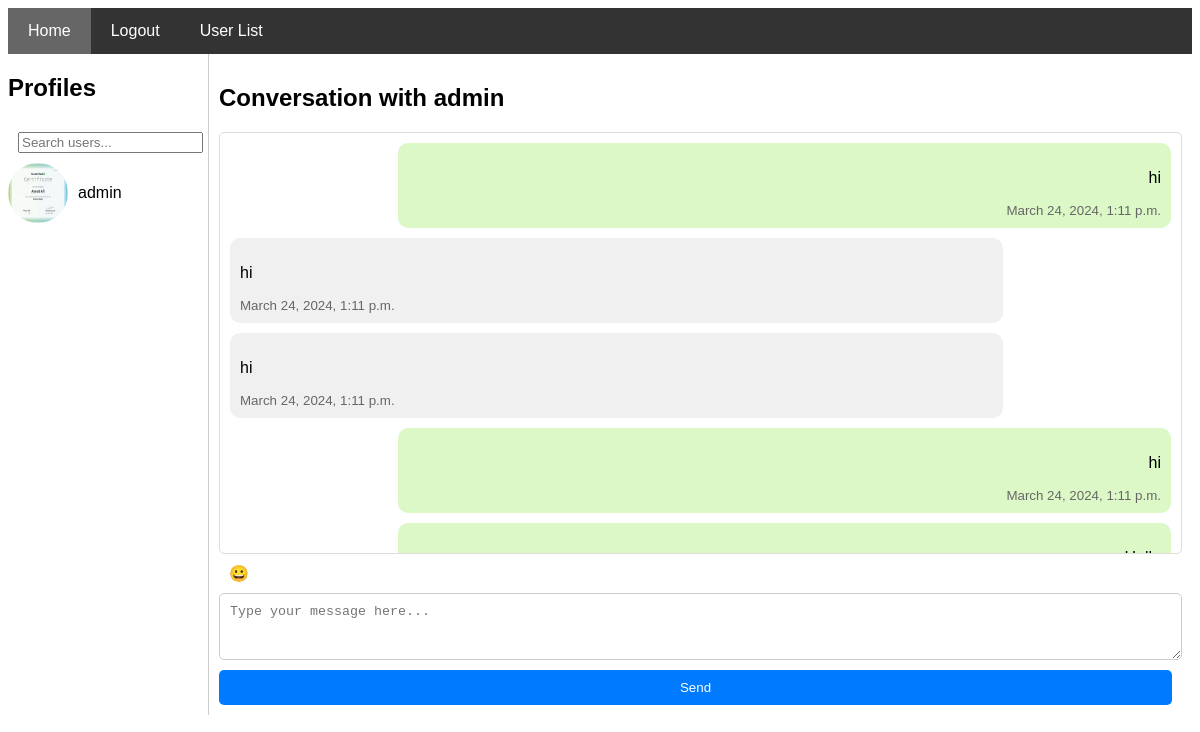
Page /chat/send-message/1/ (signed in) on the committed database.
### profiles/models.py (models this page shows, shortened)
class Profile(models.Model):
    user = models.OneToOneField(User, on_delete=models.CASCADE)
    bio = models.TextField(blank=True, null=True)
    picture = models.ImageField(
        upload_to='profile_pictures/', blank=True, null=True)  # Add this line

### chat/models.py (models this page shows)
class Message(models.Model):
    sender = models.ForeignKey(
        User, related_name='sent_messages', on_delete=models.CASCADE)
    recipient = models.ForeignKey(
        User, related_name='received_messages', on_delete=models.CASCADE)
    message = models.TextField()
    timestamp = models.DateTimeField(auto_now_add=True)

### chat/views.py (the view)
# urls.py: path('send-message/<int:user_id>/', send_message, name='send_message'),
def send_message(request, user_id):
    recipient = get_object_or_404(User, id=user_id)
    if request.method == "POST":
        message_content = request.POST.get("message")
        Message.objects.create(sender=request.user,
                               recipient=recipient, message=message_content)
        return redirect('send_message', user_id=user_id)
    messages = Message.objects.filter(sender=request.user, recipient=recipient) | \
        Message.objects.filter(sender=recipient, recipient=request.user)
    messages = messages.order_by('timestamp')
    profiles = Profile.objects.exclude(user=request.user)
    search_query = request.GET.get("search", "")
    if search_query:
        profiles = profiles.filter(user__username__icontains=search_query)
    return render(request, 'chat/send_message.html', {
        'messages': messages,
        'recipient': recipient,
        'profiles': profiles,
        'search_query': search_query  # Include the search query in the context
    })

### chat/templates/chat/send_message.html (shortened to what this page needs)
{% extends "base.html" %}
{% block content %}
{% load static %}
<div style="display: flex;">
    <div style="flex: 1; border-right: 1px solid #ccc; max-width: 200px; overflow-y: auto;">
        <h2>Profiles</h2>
        <div style="padding: 10px;">
            <form method="get" action="">
                <input type="text" name="search" placeholder="Search users..." value="{{ search_query }}">
            </form>
        </div>
        {% for profile in profiles %}
            <div style="margin-bottom: 10px;">
                <a href="{% url 'send_message' profile.user.id %}" style="text-decoration: none; color: black; display: flex; align-items: center;">
                    <img src="{% if profile.picture %}{{ profile.picture.url }}{% else %}{% static 'path/to/default/profile/picture.jpg' %}{% endif %}" alt="{{ profile.user.username }}" style="width: 60px; height: 60px; border-radius: 50%; margin-right: 10px;">
                    <span>{{ profile.user.username }}</span>
                </a>
            </div>
        {% endfor %}
    </div>
    <div style="flex: 3; padding: 10px;">
        <h2>Conversation with {{ recipient.username }}</h2>
        <div class="messages" id="chat-log" style="max-height: 400px; overflow-y: auto; margin-bottom: 10px;">
            {% for message in messages %}
                <div class="{% if message.sender == request.user %}sent{% else %}received{% endif %}" style="margin-bottom: 10px;">
                    <p>{{ message.message }}</p>
                    <small>{{ message.timestamp }}</small>
                </div>
            {% endfor %}
        </div>
        <div style="text-align: left; padding-left: 10px; padding-bottom: 10px;">
            <span id="emoji-button" style="cursor: pointer;">😀</span>
        </div>
        <form id="message-form" method="post">
            <textarea id="message" name="message" rows="3" placeholder="Type your message here..." required></textarea>
            <input type="submit" value="Send">
        </form>
    </div>
</div>
{% endblock %}

### templates/base.html (shortened to what this page needs)
<!DOCTYPE html>
<html>
<head>
</head>
<body>
<div class="navbar">
    <a href="{% url 'chat-page' %}" class="{% if 'chat' in request.path %}active{% endif %}">Home</a>
    {% if not user.is_authenticated %}
        <a href="{% url 'login-user' %}" class="{% if 'login' in request.path %}active{% endif %}">Login</a>
    {% else %}
        <form method="post" action="{% url 'logout-user' %}" style="float: left;">
            <input type="submit" value="Logout" style="background: none; border: none; color: white; padding: 14px 20px; cursor: pointer; display: inline;">
        </form>
        <a href="{% url 'user_list' %}" class="{% if 'user_list' in request.path %}active{% endif %}">User List</a>
    {% endif %}
</div>
    {% block content %}{% endblock %}
</body>
</html>

### templates/base.html (style rules this page uses)
.navbar form { display: inline; }
.navbar input[type="submit"] { background: none; color: inherit; padding: 14px 20px; margin: 0; border: none; font: inherit; cursor: pointer; float: left; display: block; }
.sent { text-align: right; background-color: #f1f0f0; }
.received { text-align: left; background-color: #d1f0d1; }
.navbar { overflow: hidden; background-color: #333; }
.navbar a { float: left; display: block; color: white; text-align: center; padding: 14px 20px; text-decoration: none; }
.navbar a.active { background-color: #666; color: white; }

### chat/templates/chat/send_message.html (style rules this page uses)
body { font-family: Arial, sans-serif; }
.messages { border: 1px solid #ddd; border-radius: 5px; padding: 10px; margin-bottom: 20px; max-height: 400px; overflow-y: auto; }
.sent, .received { padding: 10px; border-radius: 10px; margin-bottom: 10px; display: block; max-width: 80%; }
.sent { background-color: #dcf8c6; margin-left: auto; text-align: right; }
.received { background-color: #f1f0f0; margin-right: auto; text-align: left; }
.messages small { display: block; color: #666; margin-top: 8px; }
form { display: grid; grid-template-columns: 1fr auto; gap: 10px; align-items: start; }
textarea { padding: 10px; border: 1px solid #ccc; border-radius: 5px; grid-column: 1 / -1; }
input[type="submit"], .close-btn { padding: 10px 20px; background-color: #007bff; color: white; border: none; border-radius: 5px; cursor: pointer; text-decoration: none; }

### rows in the picture
Profile: picture (picture), user.username "admin"
Message: message "hi", timestamp "March 24, 2024, 1:11 p.m."
Message: message "hi", timestamp "March 24, 2024, 1:11 p.m."
Message: message "hi", timestamp "March 24, 2024, 1:11 p.m."
Message: message "hi", timestamp "March 24, 2024, 1:11 p.m."

### other values in the picture
{{ recipient.username }} "admin"
